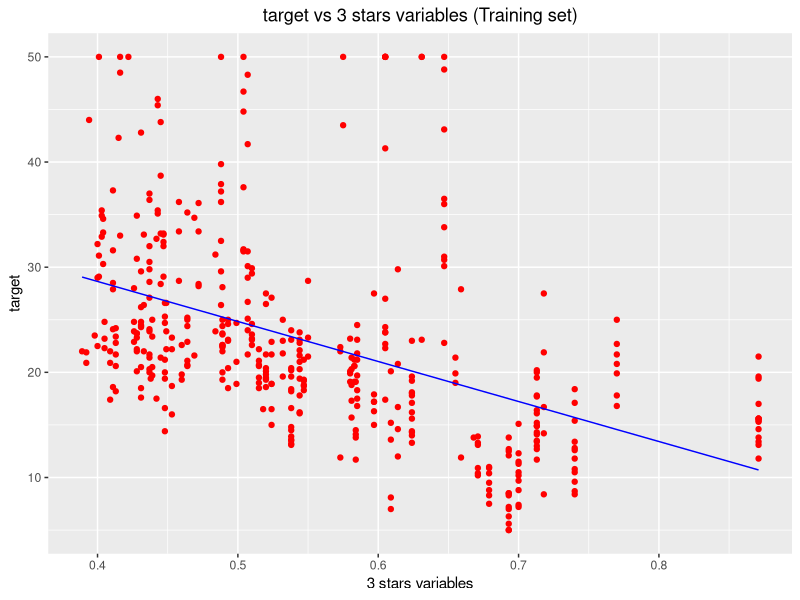
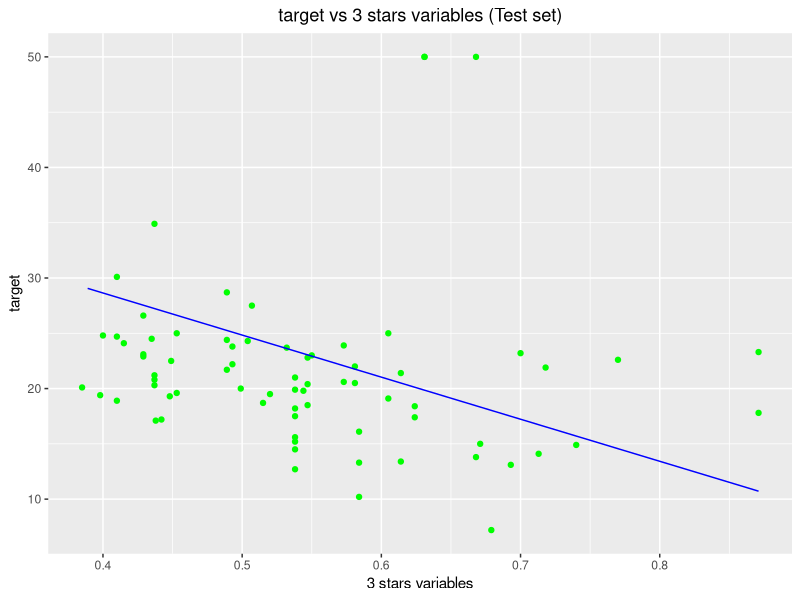

R code for these plots, in order:
# Multiple Linear Regression

# Importing the dataset

# The 1st step is setting your working directory "location of your dataset in your device"
dataset = read.csv('boston.csv')

View(dataset)




# Splitting the dataset into the Training set and Test set
# install.packages('caTools')
library(caTools)
set.seed(123)
split = sample.split(dataset$target, SplitRatio = 0.8)
training_set = subset(dataset, split == TRUE)
test_set = subset(dataset, split == FALSE)


View(training_set)
View(test_set)

# Feature Scaling
# training_set = scale(training_set)
# test_set = scale(test_set)


# Fitting Multiple Linear Regression to the Training set
regressor = lm(formula = target ~ RM + LSTAT + PTRATIO + ZN + INDUS + B + DIS,
               data = training_set)
# Note: instead of writing all the variables to stay the profit is a linear combination of them we can write the "dot"
regressor = lm(formula = target ~ .,
               data = training_set)


# Note: Significance level interpretation "we have 5 categories:
      #  if between 0 - 0.001 it is given 3 stars ‘***’
      #  if between 0.001 - 0.01 it is given 2 stars ‘**’
      #  if between 0.01 - 0.05 it is given 1 star ‘*’
      #  if between 0.05 - 0.1 it is given a dot ‘.’
      #  if between 0.1 - 1 it is given no stars ‘’
summary(regressor)

# To get the coefficients 
regressor$coefficients

# Predicting the Test set results
y_pred <- predict(regressor, newdata = test_set)
y_pred
y_actual <- test_set$target

error <- y_pred - test_set$target 
percent_error <- abs(error)/y_pred

percent_error <- round(percent_error,2)

df_multi <- data.frame(y_pred, y_actual, error, percent_error)
View(df_multi)



# Now will building model with variables has 3 stars is this variable"

research_spend <- dataset$LSTAT 
research_spend <- dataset$PTRATIO 
research_spend <- dataset$RAD 
research_spend <- dataset$DIS 
research_spend <- dataset$RM 
research_spend <- dataset$NOX
target <- dataset$target
new_dataset <- data.frame(research_spend, target)

View(new_dataset)

set.seed(123)

split = sample.split(new_dataset$target, SplitRatio = 0.8)
simple_training_set = subset(new_dataset, split == TRUE)
simple_test_set = subset(new_dataset, split == FALSE)

View(simple_training_set)
View(simple_test_set)

simple_regressor = lm(formula = target ~ research_spend,
               data = simple_training_set)

summary(simple_regressor)

simple_y_pred <- predict(simple_regressor, newdata = simple_test_set)
simple_y_pred

simple_error <- simple_y_pred - simple_test_set$target
simple_percent_error <- abs(simple_error)/simple_y_pred

simple_percent_error <- round(simple_percent_error,2)

comparison_df <- data.frame(df_multi, simple_y_pred, simple_percent_error)
View(comparison_df)

# Visualizing the Training set results

library(ggplot2)
ggplot() +
  geom_point(aes(x = simple_training_set$research_spend, y = simple_training_set$target),
             colour = 'red') +
  geom_line(aes(x = simple_training_set$research_spend, y = predict(simple_regressor, newdata = simple_training_set)),
            colour = 'blue') +
  ggtitle('target vs 3 stars variables (Training set)') +
  theme(plot.title = element_text(hjust = 0.5))+
  xlab('3 stars variables') +
  ylab('target')

# Visualizing the Test set results

# install.packages('ggplot2')
library(ggplot2)
ggplot() +
  geom_point(aes(x = simple_test_set$research_spend, y = simple_test_set$target),
             colour = 'green') +
  geom_line(aes(x = simple_training_set$research_spend, y = predict(simple_regressor, newdata = simple_training_set)),
            colour = 'blue') +
  ggtitle('target vs 3 stars variables (Test set)') + 
  theme(plot.title = element_text(hjust = 0.5))+
  xlab('3 stars variables') +
  ylab('target')
